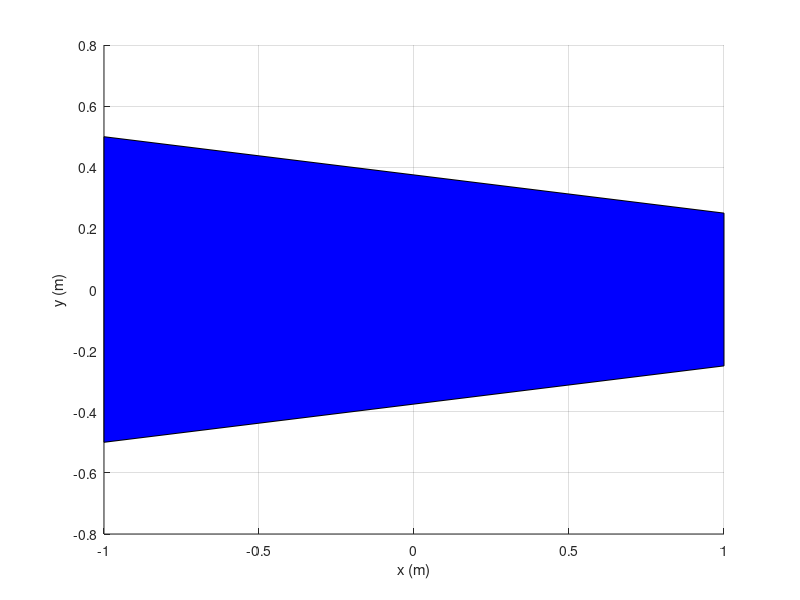

Here is the MATLAB script that generated this plot: (Note: this script raises an error after producing the figure.)
clear all;
clc;

%% define constant
l=0.2;
R=1;
K=1;
delta_T=0.5;

%% define initialization
Pos=[0,12,3/2*pi];    %pos为车位姿信息（X,Y,θ），初始值为（0,12,1.5pi）
T=linspace(0,2*pi,200);   %将2pi等分为200份
desire_Pos=[16*power(sin(T),3);13*cos(T)-5*cos(2*T)-2*cos(3*T)-cos(4*T)];  %？

%%  Graphics——图窗
f3=figure;
xlabel('x (m)')
ylabel('y (m)')
grid on

%%  robot dimensions——小车尺寸
A.R_w = 1/2;   %robot width/2
A.R_l=  2/2;   % robot length/2
A.a1 = [-A.R_l -A.R_w]';
A.b1 = [A.R_l -A.R_w/2]';
A.b2 = [A.R_l A.R_w/2]';
A.c = [-A.R_l A.R_w]';
A.P = [A.a1 A.b1 A.b2 A.c]; %四个角点的位置

A.Rot = [ cos(Pos(3)) -sin(Pos(3)); sin(Pos(3)) cos(Pos(3))]*A.P; %rotated car：旋转矩阵*四个角点的位置
A.Prot_trasl = A.Rot + [ ones(1,4)*Pos(1); ones(1,4)*Pos(2)]; %汽车位置的变化（结果仍是四个角点的位置） 

%小车的运动通过更改Pos矩阵实现

A.P_robot=patch(A.P(1,:),A.P(2,:),'b'); %Patch：绘制一个填充多边形区域
A.P_robot.XData=A.Prot_trasl(1,:)';
A.P_robot.YData=A.Prot_trasl(2,:)';

%% define controller


%% draw picture
h= animatedline('color','r','LineStyle','--');
h_car= animatedline('color','b');
h_car_model = animatedline('Marker','o','MaximumNumPoints',1);     %中心点
axis([-20 20 -20 15]) %区域大小

for k = 1:length(T)
    addpoints(h_car,Pos(1),Pos(2));
    addpoints(h_car_model,Pos(1),Pos(2));
    
    e_x=Pos(1)-desire_Pos(1,k);   %x坐标期望与实际的差
    e_y=Pos(2)-desire_Pos(2,k);   %y坐标期望与实际的差
    u_x=-K*e_x;
    u_y=-K*e_y;
    A_mat=[cos(Pos(3)) -l*sin(Pos(3));sin(Pos(3)) l*cos(Pos(3))];  %对向前l偏移点的旋转矩阵
    P=[cos(Pos(3)) 0;sin(Pos(3)) 0;0 1];
    U_mat=[u_x,u_y]';
    v_w_mat=A_mat\U_mat; %A\B表示A的逆乘以B

    Pos(1)=Pos(1)+v_w_mat(1)*cos(Pos(3))-v_w_mat(2)*l*sin(Pos(3)); %下一时刻的x坐标
    Pos(2)=Pos(2)+v_w_mat(1)*sin(Pos(3))+v_w_mat(2)*l*cos(Pos(3)); %下一时刻的y坐标
    Pos(3)=Pos(3)+v_w_mat(2)*delta_T; %下一时刻的θ坐标
    addpoints(h,desire_Pos(1,k),desire_Pos(2,k));
    
    A.Rot = [cos(Pos(3)) -sin(Pos(3)); sin(Pos(3)) cos(Pos(3))]*A.P; %车辆旋转
    A.Prot_trasl = A.Rot + [ones(1,4)*Pos(1); ones(1,4)*Pos(2)]; %车辆移动
    A.P_robot.XData=A.Prot_trasl(1,:)';
    A.P_robot.YData=A.Prot_trasl(2,:)'; %更新车辆位姿
    frame=getframe(gcf);
    im = frame2im(frame); 
    [imind,cm] = rgb2ind(im,256);
    if k==1
         imwrite(imind,cm,'experiment.gif','gif', 'LoopCount',inf,'DelayTime',0.000001);
    end
    if rem(k,2)==0
         imwrite(imind,cm,'experiment.gif','gif','WriteMode','append','DelayTime',0.000001);
    end
    drawnow
end